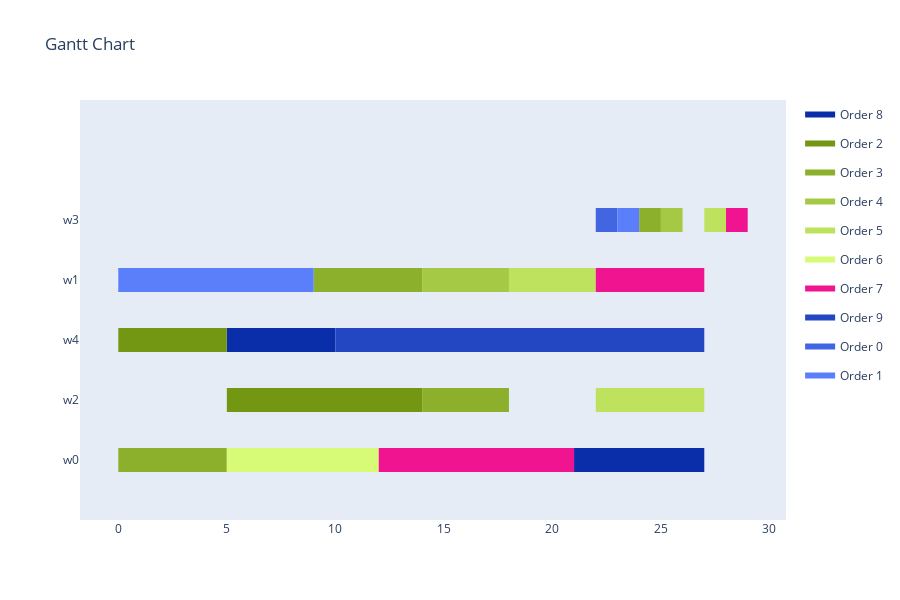

Notebook cell for this chart:
### Markdown cell above
Translate to Schedule

### Code cell
schedule = GAToScheduleTranslator().translate(result, selected_tasks, env, orders)
"""for workstation in schedule.assignments:
    for assignment in schedule.assignments[workstation]:
        print(f'Workstation: {workstation}, Task: {assignment[0]}, Start Time: {assignment[1]}, Duration: {durations[assignment[0]][workstation]}')"""
visualize_schedule(schedule, env, orders)

### Figure 1 — Plotly figure (JSON) as saved in the notebook; plotly's stock layout.template omitted (floating-point values rounded to 4 significant figures)
{"data": [{"fill": "toself", "fillcolor": "rgb(10, 45, 169)", "hoverinfo": "name", "legendgroup": "rgb(10, 45, 169)", "mode": "none", "name": "Order 8", "type": "scatter", "x": [5, 10, 10, 5, 5, 21, 25, 25, 21, 21, 25, 27, 27, 25], "y": [1.8, 1.8, 2.2, 2.2, null, -0.2, -0.2, 0.2, 0.2, null, -0.2, -0.2, 0.2, 0.2]}, {"fill": "toself", "fillcolor": "rgb(116, 151, 19)", "hoverinfo": "name", "legendgroup": "rgb(116, 151, 19)", "mode": "none", "name": "Order 2", "type": "scatter", "x": [0, 5, 5, 0, 0, 5, 10, 10, 5, 5, 10, 14, 14, 10], "y": [1.8, 1.8, 2.2, 2.2, null, 0.8, 0.8, 1.2, 1.2, null, 0.8, 0.8, 1.2, 1.2]}, {"fill": "toself", "fillcolor": "rgb(141, 176, 44)", "hoverinfo": "name", "legendgroup": "rgb(141, 176, 44)", "mode": "none", "name": "Order 3", "type": "scatter", "x": [24, 25, 25, 24, 24, 9, 14, 14, 9, 9, 14, 18, 18, 14, 14, 0, 5, 5, 0], "y": [3.8, 3.8, 4.2, 4.2, null, 2.8, 2.8, 3.2, 3.2, null, 0.8, 0.8, 1.2, 1.2, null, -0.2, -0.2, 0.2, 0.2]}, {"fill": "toself", "fillcolor": "rgb(166, 201, 69)", "hoverinfo": "name", "legendgroup": "rgb(166, 201, 69)", "mode": "none", "name": "Order 4", "type": "scatter", "x": [25, 26, 26, 25, 25, 14, 18, 18, 14], "y": [3.8, 3.8, 4.2, 4.2, null, 2.8, 2.8, 3.2, 3.2]}, {"fill": "toself", "fillcolor": "rgb(191, 226, 94)", "hoverinfo": "name", "legendgroup": "rgb(191, 226, 94)", "mode": "none", "name": "Order 5", "type": "scatter", "x": [27, 28, 28, 27, 27, 18, 22, 22, 18, 18, 22, 27, 27, 22], "y": [3.8, 3.8, 4.2, 4.2, null, 2.8, 2.8, 3.2, 3.2, null, 0.8, 0.8, 1.2, 1.2]}, {"fill": "toself", "fillcolor": "rgb(216, 251, 119)", "hoverinfo": "name", "legendgroup": "rgb(216, 251, 119)", "mode": "none", "name": "Order 6", "type": "scatter", "x": [5, 10, 10, 5, 5, 10, 12, 12, 10], "y": [-0.2, -0.2, 0.2, 0.2, null, -0.2, -0.2, 0.2, 0.2]}, {"fill": "toself", "fillcolor": "rgb(241, 20, 144)", "hoverinfo": "name", "legendgroup": "rgb(241, 20, 144)", "mode": "none", "name": "Order 7", "type": "scatter", "x": [28, 29, 29, 28, 28, 22, 27, 27, 22, 22, 12, 17, 17, 12, 12, 17, 21, 21, 17], "y": [3.8, 3.8, 4.2, 4.2, null, 2.8, 2.8, 3.2, 3.2, null, -0.2, -0.2, 0.2, 0.2, null, -0.2, -0.2, 0.2, 0.2]}, {"fill": "toself", "fillcolor": "rgb(35, 70, 194)", "hoverinfo": "name", "legendgroup": "rgb(35, 70, 194)", "mode": "none", "name": "Order 9", "type": "scatter", "x": [10, 15, 15, 10, 10, 15, 20, 20, 15, 15, 20, 22, 22, 20, 20, 22, 27, 27, 22], "y": [1.8, 1.8, 2.2, 2.2, null, 1.8, 1.8, 2.2, 2.2, null, 1.8, 1.8, 2.2, 2.2, null, 1.8, 1.8, 2.2, 2.2]}, {"fill": "toself", "fillcolor": "rgb(66, 101, 225)", "hoverinfo": "name", "legendgroup": "rgb(66, 101, 225)", "mode": "none", "name": "Order 0", "type": "scatter", "x": [22, 23, 23, 22], "y": [3.8, 3.8, 4.2, 4.2]}, {"fill": "toself", "fillcolor": "rgb(91, 126, 250)", "hoverinfo": "name", "legendgroup": "rgb(91, 126, 250)", "mode": "none", "name": "Order 1", "type": "scatter", "x": [23, 24, 24, 23, 23, 0, 4, 4, 0, 0, 4, 9, 9, 4], "y": [3.8, 3.8, 4.2, 4.2, null, 2.8, 2.8, 3.2, 3.2, null, 2.8, 2.8, 3.2, 3.2]}, {"legendgroup": "rgb(10, 45, 169)", "marker": {"color": "rgb(10, 45, 169)", "opacity": 0, "size": 1}, "mode": "markers", "name": "", "showlegend": false, "text": [null, null, null, null, null, null], "type": "scatter", "x": [5, 10, 21, 25, 25, 27], "y": [2, 2, 0, 0, 0, 0]}, {"legendgroup": "rgb(116, 151, 19)", "marker": {"color": "rgb(116, 151, 19)", "opacity": 0, "size": 1}, "mode": "markers", "name": "", "showlegend": false, "text": [null, null, null, null, null, null], "type": "scatter", "x": [0, 5, 5, 10, 10, 14], "y": [2, 2, 1, 1, 1, 1]}, {"legendgroup": "rgb(141, 176, 44)", "marker": {"color": "rgb(141, 176, 44)", "opacity": 0, "size": 1}, "mode": "markers", "name": "", "showlegend": false, "text": [null, null, null, null, null, null, null, null], "type": "scatter", "x": [24, 25, 9, 14, 14, 18, 0, 5], "y": [4, 4, 3, 3, 1, 1, 0, 0]}, {"legendgroup": "rgb(166, 201, 69)", "marker": {"color": "rgb(166, 201, 69)", "opacity": 0, "size": 1}, "mode": "markers", "name": "", "showlegend": false, "text": [null, null, null, null], "type": "scatter", "x": [25, 26, 14, 18], "y": [4, 4, 3, 3]}, {"legendgroup": "rgb(191, 226, 94)", "marker": {"color": "rgb(191, 226, 94)", "opacity": 0, "size": 1}, "mode": "markers", "name": "", "showlegend": false, "text": [null, null, null, null, null, null], "type": "scatter", "x": [27, 28, 18, 22, 22, 27], "y": [4, 4, 3, 3, 1, 1]}, {"legendgroup": "rgb(216, 251, 119)", "marker": {"color": "rgb(216, 251, 119)", "opacity": 0, "size": 1}, "mode": "markers", "name": "", "showlegend": false, "text": [null, null, null, null], "type": "scatter", "x": [5, 10, 10, 12], "y": [0, 0, 0, 0]}, {"legendgroup": "rgb(241, 20, 144)", "marker": {"color": "rgb(241, 20, 144)", "opacity": 0, "size": 1}, "mode": "markers", "name": "", "showlegend": false, "text": [null, null, null, null, null, null, null, null], "type": "scatter", "x": [28, 29, 22, 27, 12, 17, 17, 21], "y": [4, 4, 3, 3, 0, 0, 0, 0]}, {"legendgroup": "rgb(35, 70, 194)", "marker": {"color": "rgb(35, 70, 194)", "opacity": 0, "size": 1}, "mode": "markers", "name": "", "showlegend": false, "text": [null, null, null, null, null, null, null, null], "type": "scatter", "x": [10, 15, 15, 20, 20, 22, 22, 27], "y": [2, 2, 2, 2, 2, 2, 2, 2]}, {"legendgroup": "rgb(66, 101, 225)", "marker": {"color": "rgb(66, 101, 225)", "opacity": 0, "size": 1}, "mode": "markers", "name": "", "showlegend": false, "text": [null, null], "type": "scatter", "x": [22, 23], "y": [4, 4]}, {"legendgroup": "rgb(91, 126, 250)", "marker": {"color": "rgb(91, 126, 250)", "opacity": 0, "size": 1}, "mode": "markers", "name": "", "showlegend": false, "text": [null, null, null, null, null, null], "type": "scatter", "x": [23, 24, 0, 4, 4, 9], "y": [4, 4, 3, 3, 3, 3]}], "layout": {"height": 600, "hovermode": "closest", "showlegend": true, "title": {"text": "Gantt Chart"}, "xaxis": {"rangeselector": {"buttons": [{"count": 7, "label": "1w", "step": "day", "stepmode": "backward"}, {"count": 1, "label": "1m", "step": "month", "stepmode": "backward"}, {"count": 6, "label": "6m", "step": "month", "stepmode": "backward"}, {"count": 1, "label": "YTD", "step": "year", "stepmode": "todate"}, {"count": 1, "label": "1y", "step": "year", "stepmode": "backward"}, {"step": "all"}]}, "showgrid": false, "type": "linear", "zeroline": false}, "yaxis": {"autorange": false, "range": [-1, 6], "showgrid": false, "ticktext": ["w0", "w2", "w4", "w1", "w3"], "tickvals": [0, 1, 2, 3, 4], "zeroline": false}}}
